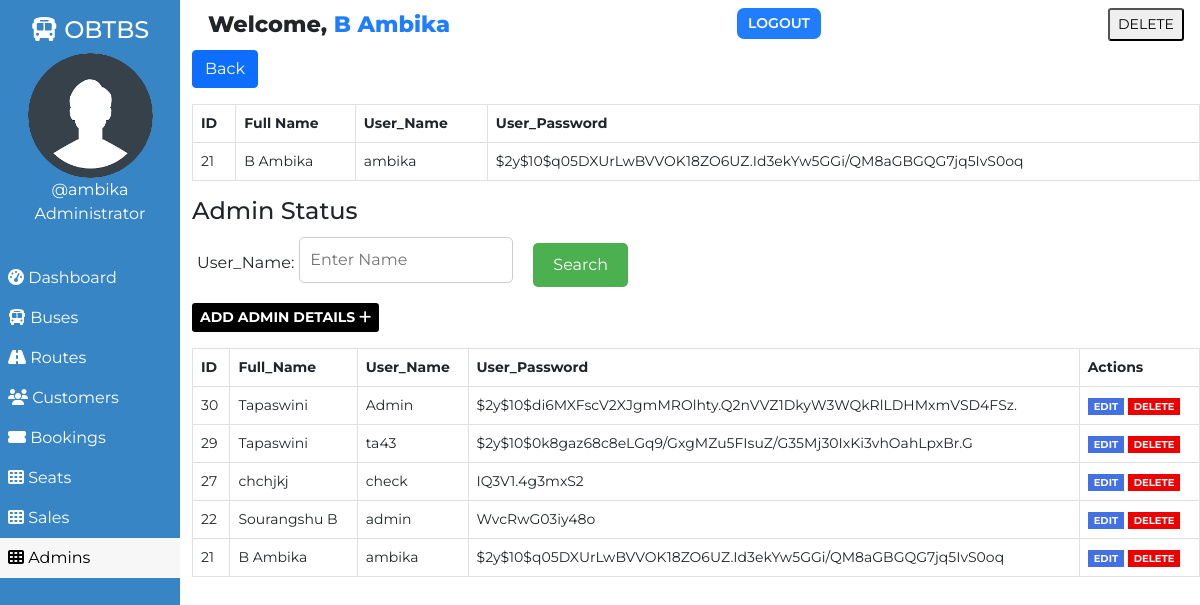
The page /admin/admin.php?username=ambika (signed in) on the database its author committed.
### tables this page shows
CREATE TABLE `users` (
  `user_id` int(11) NOT NULL,
  `user_fullname` varchar(100) NOT NULL,
  `user_name` varchar(30) NOT NULL,
  `user_password` varchar(255) NOT NULL,
  `user_created` datetime NOT NULL DEFAULT CURRENT_TIMESTAMP
);

### admin/admin.php (the view, shortened to what this page needs)
<!DOCTYPE html>
<html lang="en">
<head>
    <link href="https://cdn.jsdelivr.net/npm/bootstrap@5.0.1/dist/css/bootstrap.min.css" rel="stylesheet">
    <?php
        $page="admin";
    ?>
</head>
<body>
    <?php require '../assets/partials/_admin-header.php';?>
<?php
if(isset($_GET["username"]))
{
$username = $_GET["username"];
$sql = "SELECT * FROM users WHERE user_name = '$username'";
$result = mysqli_query($conn, $sql);
$num = mysqli_num_rows($result);
if($num)
    {
        ?>
        <a href="admin.php" class="btn btn-primary">Back</a>
        <table class="table table-hover table-bordered">
            <thead>
                <th>ID</th>
                <th>Full Name</th>
                <th>User_Name</th>
                <th>User_Password</th>
            </thead>
            <?php
                while($row = mysqli_fetch_assoc($result))
                {
                    $id = $row["user_id"];
                    $full_name = $row["user_fullname"];
                    $user_name = $row["user_name"];
                    $user_password = $row["user_password"];
            ?>
            <tr>
                <td>
                    <?php
                        echo $id;
                    ?>
                </td>
                <td>
                    <?php
                        echo $full_name;
                    ?>
                </td>
                <td>
                    <?php
                        echo $user_name;
                    ?>
                </td>
                    <td>
                        <?php
                            echo $user_password;
                        ?>
                    </td>
            </tr>
        <?php
            }
        ?>
        </table>
  <?php  }
else{
    echo '<div class="my-0 alert alert-danger alert-dismissible fade show" role="alert">
        <strong>Error!</strong> No Matching Records!
        <button type="button" class="btn-close" data-bs-dismiss="alert" aria-label="Close"></button>
        </div>';
}
}
$resultSql = "SELECT * FROM `users` ORDER BY user_id DESC";
$resultSqlResult = mysqli_query($conn, $resultSql);
if(!mysqli_num_rows($resultSqlResult)){ ?>
    <div class="container mt-4">
        <div id="noAdmins" class="alert alert-dark " role="alert">
            <h1 class="alert-heading">No Admins Found!!</h1>
            <p class="fw-light">Be the first person to add one!</p>
            <hr>
            <div id="addAdminAlert" class="alert alert-success" role="alert">
                    Click on <button id="add-button" class="button btn-sm"type="button"data-bs-toggle="modal" data-bs-target="#addModal">ADD <i class="fas fa-plus"></i></button> to add a customer!
            </div>
        </div>
    </div>
<?php }
else { ?>
<section id="admin">
    <div id="head">
        <h4>Admin Status</h4>
    </div>
    <div id="admin-results">
    <form method="GET" >
      <label for="username">User_Name: </label>
      <input type="text" name="username" id="username"  placeholder="Enter Name" required>
      <br>
      <input type="submit" value="Search">
    </form>
        <div>
            <button id="add-button" class="button btn-sm"type="button"data-bs-toggle="modal" data-bs-target="#addModal">Add Admin Details <i class="fas fa-plus"></i></button>
        </div>
        <table class="table table-hover table-bordered">
            <thead>
                <th>ID</th>
                <th>Full_Name</th>
                <th>User_Name</th>
                <th>User_Password</th>
                <th>Actions</th>
            </thead>
            <?php
                while($row = mysqli_fetch_assoc($resultSqlResult))
                {
                    $id = $row["user_id"];
                    $full_name = $row["user_fullname"];
                    $user_name = $row["user_name"];
                    $user_password = $row["user_password"];
            ?>
            <tr>
                <td>
                    <?php
                        echo $id;
                    ?>
                </td>
                <td>
                    <?php
                        echo $full_name;
                    ?>
                </td>
                <td>
                    <?php
                        echo $user_name;
                    ?>
                </td>
                    <td>
                        <?php
                            echo $user_password;
                        ?>
                    </td>
                <td>
                <button class="button edit-button " data-link="<?php echo $_SERVER['REQUEST_URI']; ?>" data-id="<?php
                                    echo $id;?>" data-full name="<?php
                                    echo $full_name;?>" data-user_name="<?php
                                    echo $user_name;?>"data-user_password="<?php
                                    echo $user_password;?>"
                                    >Edit</button>
                                <button class="button delete-button" data-bs-toggle="modal" data-bs-target="#deleteModal" data-id="<?php
                                    echo $id;?>">Delete</button>
                </td>
            </tr>
        <?php
            }
        ?>
        </table>
    </div>
</section>
<?php } ?>
</div>
</main>
</body>
</html>

### assets/partials/_admin-header.php (shortened to what this page needs)
<?php
    $conn = db_connect();
    $user_id = $_SESSION['user_id'];
    $sql = "SELECT * FROM users WHERE user_id = $user_id";
    $result = mysqli_query($conn, $sql);
    if($row = mysqli_fetch_assoc($result))
    {
        $user_fullname = $row["user_fullname"];
        $user_name = $row["user_name"];
    }
?>
    <main id="container">
        <div id="sidebar">
            <h4><i class="fas fa-bus"></i> OBTBS</h4>
            <div>
                <img class="adminDp" src="../assets/img/userav-min.png" height="125px" alt="Admin Profile Pic">
                <p>
                    <?php  echo '@'.$user_name;  ?>
                </p>
                <p>Administrator</p>
            </div>
            <ul id="options">
                <li class="option <?php if($page=='dashboard'){ echo 'active';}?>">
                    <a href="./dashboard.php">
                    <i class="fas fa-tachometer-alt"></i> Dashboard
                    </a>
                </li>
                <li class="option <?php if($page=='bus'){ echo 'active';}?>">
                    <a href="./bus.php">
                    <i class="fas fa-bus"></i> Buses
                    </a>
                </li>
                <li class="option <?php if($page=='route'){ echo 'active';}?>">
                    <a href="./route.php">
                    <i class="fas fa-road"></i> Routes
                    </a>
                </li>
                <li class="option <?php if($page=='customer'){ echo 'active';}?>">
                    <a href="./customer.php">
                    <i class="fas fa-users"></i> Customers
                    </a>
                </li>
                <li class="option <?php if($page=='booking'){ echo 'active';}?>">
                    <a href="./booking.php">
                    <i class="fas fa-ticket-alt"></i> Bookings
                    </a>
                </li>
                <li class="option <?php if($page=='seat'){ echo 'active';}?>">
                    <a href="./seat.php">
                    <i class="fas fa-th"></i> Seats
                    </a>
                </li>
<li class="option <?php if($page=='sales'){ echo 'active';}?>">
    <a href="./sales.php">
    <i class="fas fa-th"></i> Sales
    </a>
</li>
<li class="option <?php if($page=='admin'){ echo 'active';}?>">
    <a href="./admin.php">
    <i class="fas fa-th"></i> Admins
    </a>
</li>
            </ul>
        </div>
        <div id="main-content">
            <section id="welcome">
                <ul>
                    <li class="welcome-item">Welcome,
                        <span id="USER">
                            <?php
                                echo $user_fullname;
                            ?>
                        </span>
                    </li>
                    <li class="welcome-item">
                        <button id="logout" class="btn-sm">
                            <a href="../assets/partials/_logout.php">LOGOUT</a>
                        </button>
                    </li>
<li class="welcome-item">
<form method="post" action="../assets/partials/_delete_admin.php">
    <button type="submit" name="delete_admin" class="btn-sm">
        DELETE
    </button>
</form>
                </ul>
            </section>

### assets/styles/admin.php (style rules this page uses)
body { margin: 0; box-sizing: border-box; font-family: 'Montserrat', sans-serif; background-color: white; }
html { scroll-behavior: smooth; }
*, *::after, *::before { box-sizing: inherit; }
#USER { color: #207DFF; }
.adminDp { border-radius: 50%; }
#welcome { background-color: white; }
#welcome ul { display: flex; justify-content: space-between; list-style-type: none; padding: 0; margin: 0; }
#welcome li { margin: 0 1rem; padding: 0.5rem 0; }
#welcome li:first-child { font-weight: 800; font-size: 1.4rem; }
#logout { padding: 0.3rem 0.7rem; background-color: #207DFF; font-weight: 600; outline: none; border: none; border-radius: 7px; }
#logout a { color: white; text-decoration: none; }
@media only screen and (min-width:1000px) { #sidebar { text-align: center; background-color: #3885c5; color: white; width: 15%; position: fixed; top: 0%; padding-top: 1rem; z-index: 2; height: 100vh; } }
@media only screen and (min-width:1000px) { #sidebar p { margin: 0; } }
@media only screen and (min-width:1000px) { #sidebar ul { margin-top: 2rem; } }
@media only screen and (min-width:1000px) { #options { list-style-type: none; text-align: left; padding-left: 0; } }
@media only screen and (min-width:1000px) { .option a { display: block; padding: 0.5rem; text-decoration: none; color: inherit; } }
@media only screen and (min-width:1000px) { .active { background-color:#f7f7f7; color:black; } }
@media only screen and (min-width:1000px) { #main-content { margin-left: 16%; } }

### assets/styles/admin-options.php (style rules this page uses)
* { font-family: Montserrat; }
.button { border: none; font-weight: bold; text-transform: uppercase; }
#add-button { background-color: black; color: white; }
table { font-size: 14px; }
table th,td { padding-left: 0.3rem; }
table button { color: white; }
.edit-button { background-color: #4370E2; }
.delete-button { background-color: #EF0000; }
.edit-button, .delete-button { font-size: 10px }

### admin/admin.php (style rules this page uses)
form { display: flex; flex-direction: row; align-items: center; font-size: 16px; }
label { padding: 5px ; margin-top: 10px; margin-bottom: 5px; }
input[type="text"], input[type="username"], input[type="submit"] { padding: 10px; border-radius: 5px; border: 1px solid #ccc; }
input[type="submit"] { background-color: #4CAF50; color: white; padding: 10px 20px; border: none; border-radius: 5px; cursor: pointer; margin-top: 10px; margin-left: 20px; }

### rows shown on the page
users: user_name "ambika", user_fullname "B Ambika", user_id "21", user_password "$2y$10$q05DXUrLwBVVOK18ZO6UZ.Id3ekYw5GGi/QM8aGBGQG7jq5IvS0oq"
users: user_id "30", user_fullname "Tapaswini", user_name "Admin", user_password "$2y$10$di6MXFscV2XJgmMROlhty.Q2nVVZ1DkyW3WQkRlLDHMxmVSD4FSz."
users: user_id "29", user_fullname "Tapaswini", user_name "ta43", user_password "$2y$10$0k8gaz68c8eLGq9/GxgMZu5FIsuZ/G35Mj30IxKi3vhOahLpxBr.G"
users: user_id "27", user_fullname "chchjkj", user_name "check", user_password "IQ3V1.4g3mxS2"
users: user_id "22", user_fullname "Sourangshu B", user_name "admin", user_password "WvcRwG03iy48o"
